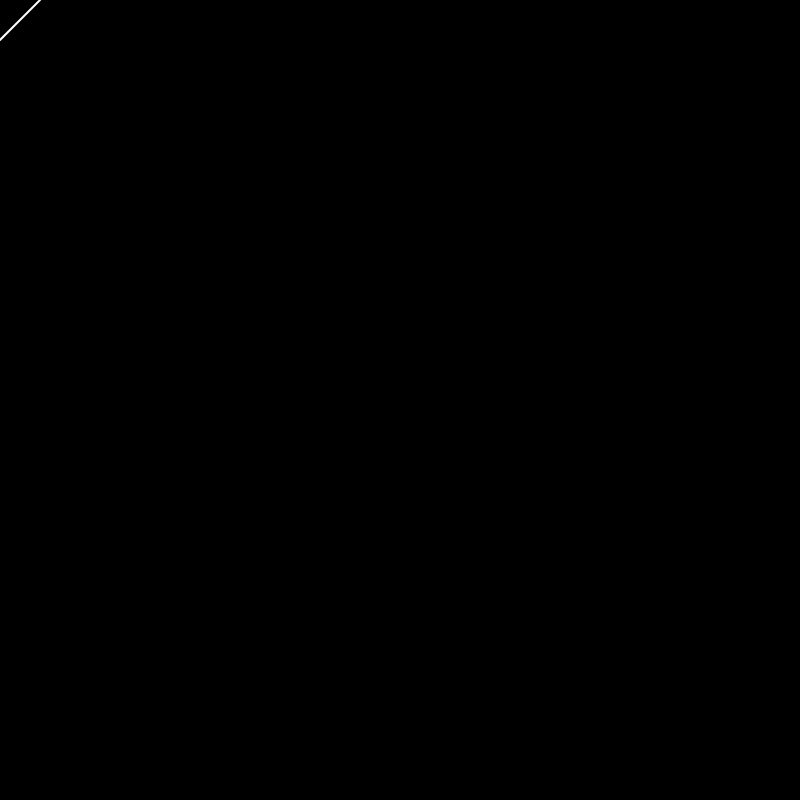
Frame 1 (no input)
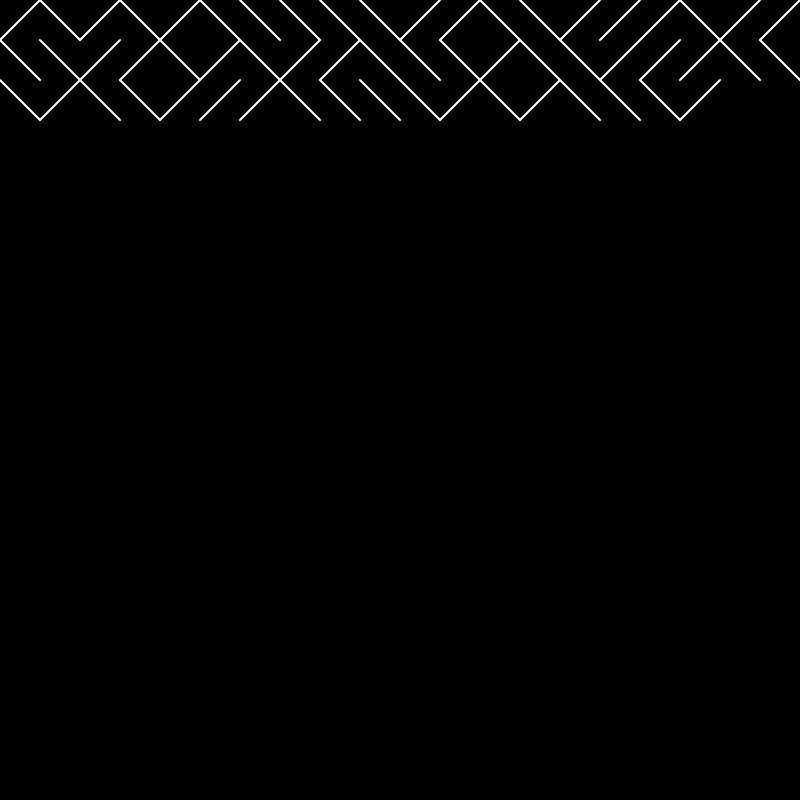
Frame 60 (no input)
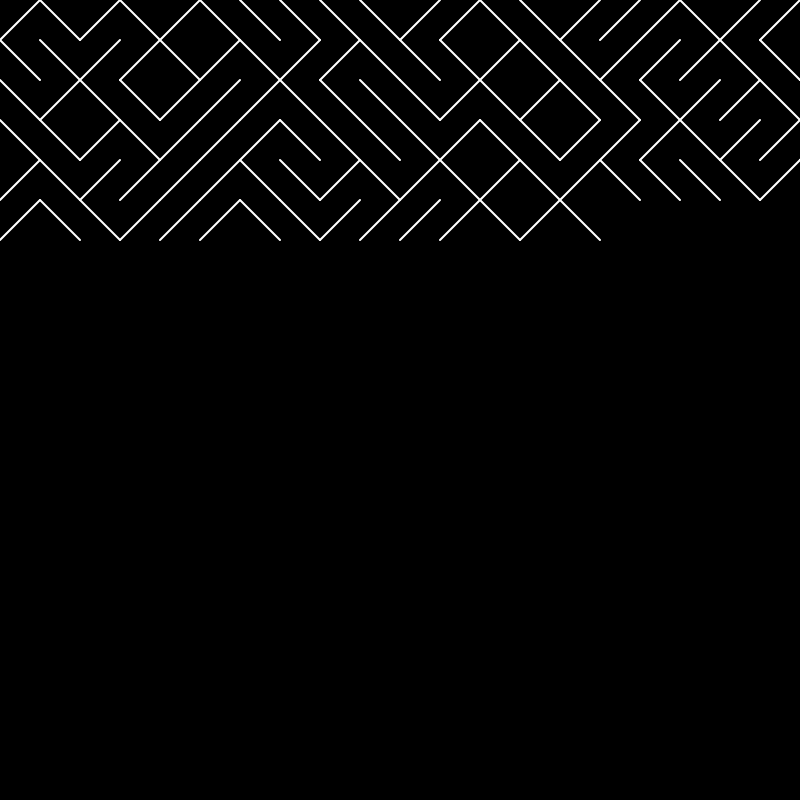
Frame 120 (the mouse pressed at the canvas centre since frame 60)

The p5.js sketch that drew these frames (run headless with seeded random() and noise() and a simulated clock; from frame 60 on, the mouse is pressed at the canvas centre):

// p5.js sketch
// ── sketch.js
let x = 0;
let y = 0;
let s = 40;


function setup() {
  createCanvas(800, 800);
  background(0);
  slider = createSlider(0, 10, 5);
  slider.position(0, 800)
  slider_text = createDiv();
  slider_text.position(150, 800)
  
  
}


function draw() {
  stroke ( 255 );
  strokeWeight( 2 );
  
  let prob = slider.value();
  slider_text.html('P=' + prob)
  
  // draw lines
  if ( random( 1 ) < prob / 10 ){
    line( 0 + x, 0 + y, s + x, s + y );
  }
  else
  {
    line( 0 + x, s + y, s + x, 0 + y);
  }
  
  // advance
  x = x + s;
  if ( x > width ) {
    y = y + s;
    x = 0;
  }
  if ( y > height ) {
    y = 0;
    background(0);
  }
  
  
  
  
}
